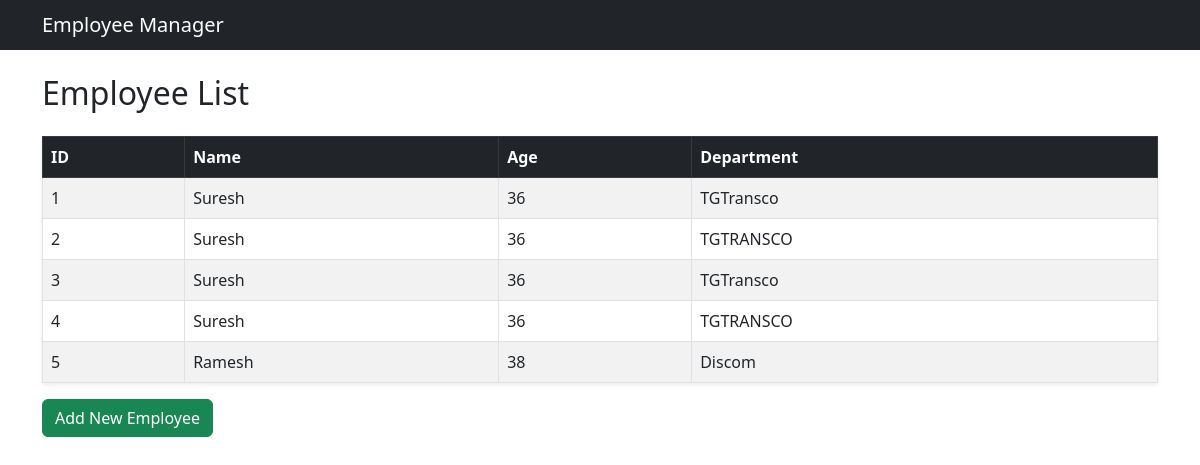
/list, run on an earlier commit of the app's database.
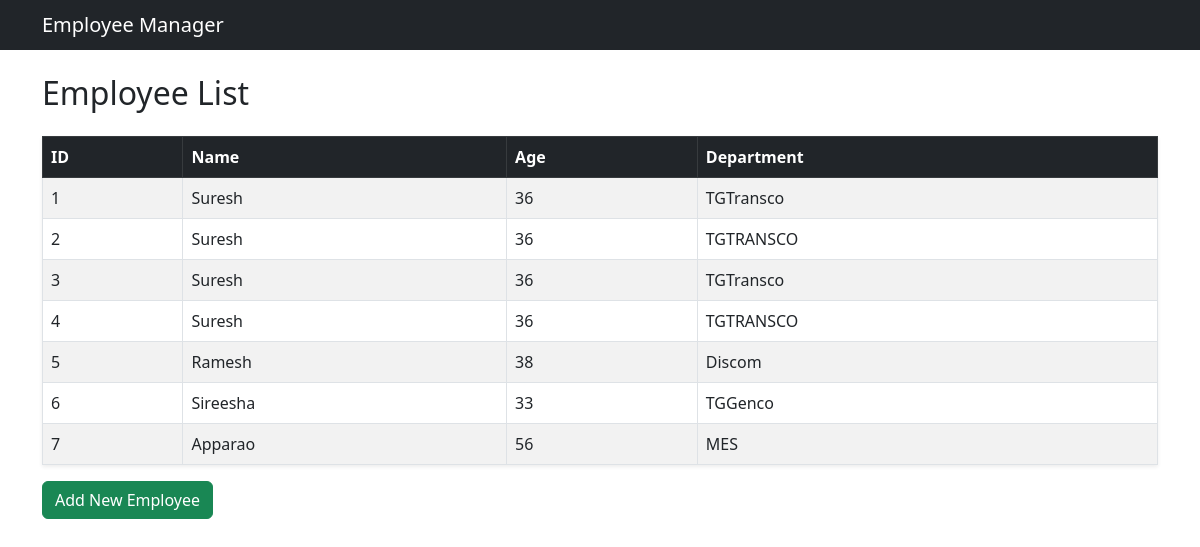
And on a later commit of the database.
### tables this page shows
CREATE TABLE employees(
     id INTEGER PRIMARY KEY AUTOINCREMENT,
     name TEXT,
     age INTEGER,
     department TEXT
     );

### app.py (the view)
@app.route("/list")
def list():
    conn = sqlite3.connect("app.db")
    cursor = conn.cursor()
    cursor.execute( "SELECT * FROM employees" )
    rows = cursor.fetchall()
    conn.close()
    return render_template("list.html",tab1 = rows)

### templates/list.html
{% extends "base.html" %}
{% block content %}
<h2 class="mb-4">Employee List</h2>
<table class="table table-bordered table-striped shadow-sm">
    <thead class="table-dark">
        <tr>
            <th>ID</th>
            <th>Name</th>
            <th>Age</th>
            <th>Department</th>
        </tr>
    </thead>
    <tbody>
        {% for row in tab1 %}
        <tr>
            <td>{{ row[0] }}</td>
            <td>{{ row[1] }}</td>
            <td>{{ row[2] }}</td>
            <td>{{ row[3] }}</td>
        </tr>
        {% endfor %}
    </tbody>
</table>
<a href="/first" class="btn btn-success">Add New Employee</a>
{% endblock %}

### templates/base.html (shortened to what this page needs)
<!DOCTYPE html>
<html>
<head>
    <link href="https://cdn.jsdelivr.net/npm/bootstrap@5.3.0/dist/css/bootstrap.min.css" rel="stylesheet">
</head>
<body>
<nav class="navbar navbar-dark bg-dark">
  <div class="container">
    <span class="navbar-brand mb-0 h1">Employee Manager</span>
  </div>
</nav>
<div class="container mt-4">
    {% block content %}{% endblock %}
</div>
</body>
</html>

What changed in the data, as far as the page shows it:
added employees: id "6", name "Sireesha", age "33", department "TGGenco"
added employees: id "7", name "Apparao", age "56", department "MES"
